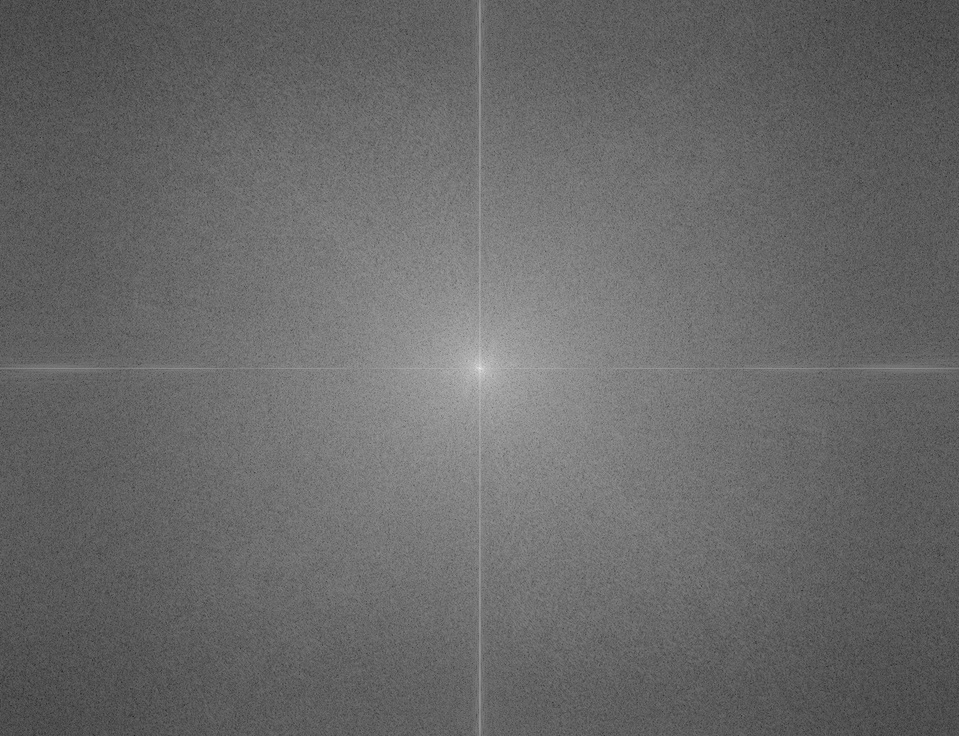
//> input picture Week10Ass1/原频谱.jpg, 959 x 736 px, shrunk from 1250 x 960 before the run, given in place of the camera
$ ./Canny   (built with g++ and OpenCV 4)
//> lines starting //> are read from the running program, lines starting //| are printed output that depends on the picture
#include <opencv2/opencv.hpp>
#include <iostream>

using namespace cv;
using namespace std;
int main()
{
	Mat frame,g_Mat, canny_temp,canny1,canny2;
	Mat grad_x, grad_y;
	VideoCapture cap;

	cap.open(0);
	if (!cap.isOpened()) { cout << "Open failed! Please check your camera or files!" << endl;return -1; }
	while (1)
	{
		bool rSucess = cap.read(frame);
//> frame is the input picture: 736 rows x 959 cols, CV_8UC3; min 27, max 238, mean 104.8
		if (!rSucess)
		{
			cout << "Frame can't be read" << std::endl;
			break;
		}
		else
		{
			cvtColor(frame, g_Mat, COLOR_BGR2GRAY);

			blur(g_Mat, canny_temp, Size(3, 3));
			Canny(canny_temp, canny1, 3, 9, 3);
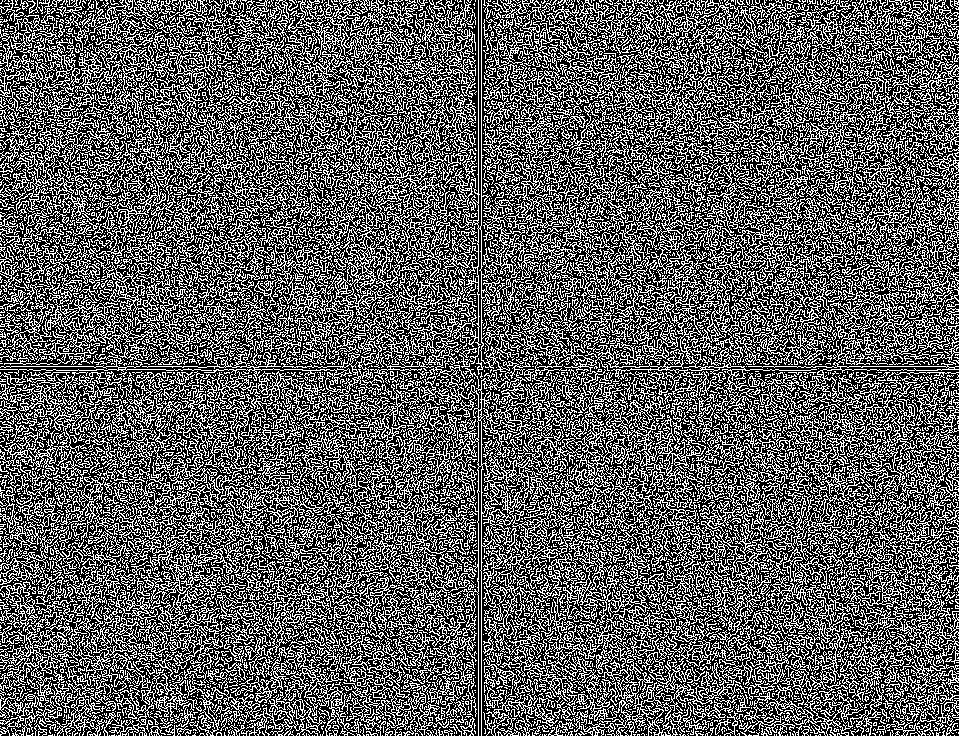
//> canny1: 736 rows x 959 cols, CV_8UC1; 37.1% white in thin lines or dots

			Sobel(g_Mat, grad_x, CV_16S, 1, 0, 3, 1, 1);
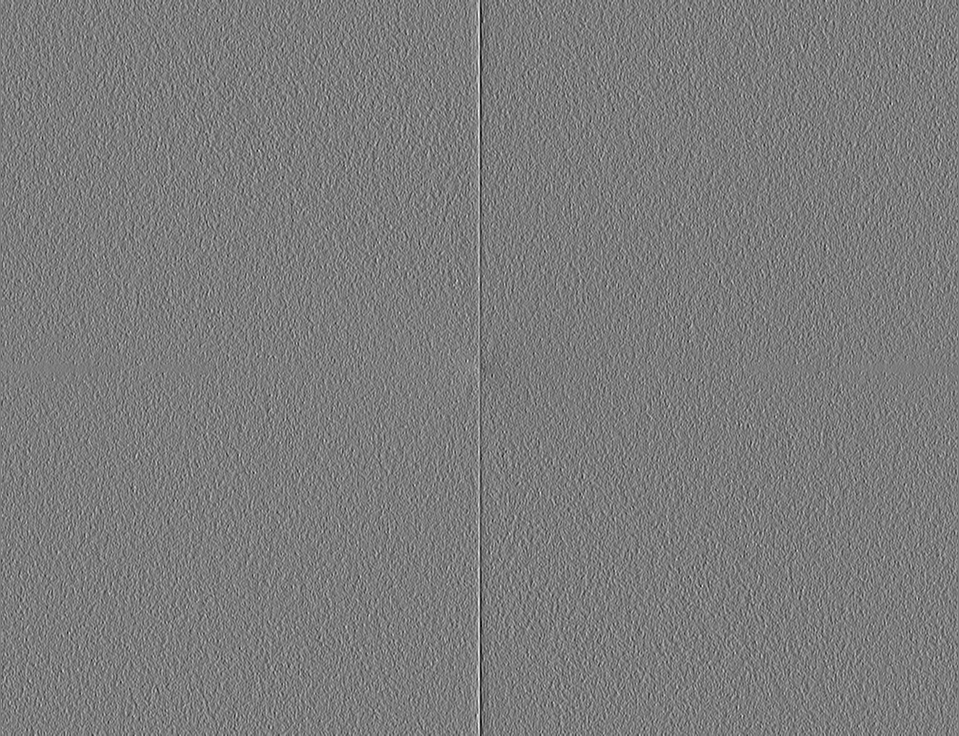
//> grad_x: 736 rows x 959 cols, CV_16SC1; min -178, max 188, mean 1; drawn with min black and max white
			Sobel(g_Mat, grad_y, CV_16S, 0, 1, 3, 1, 1);\
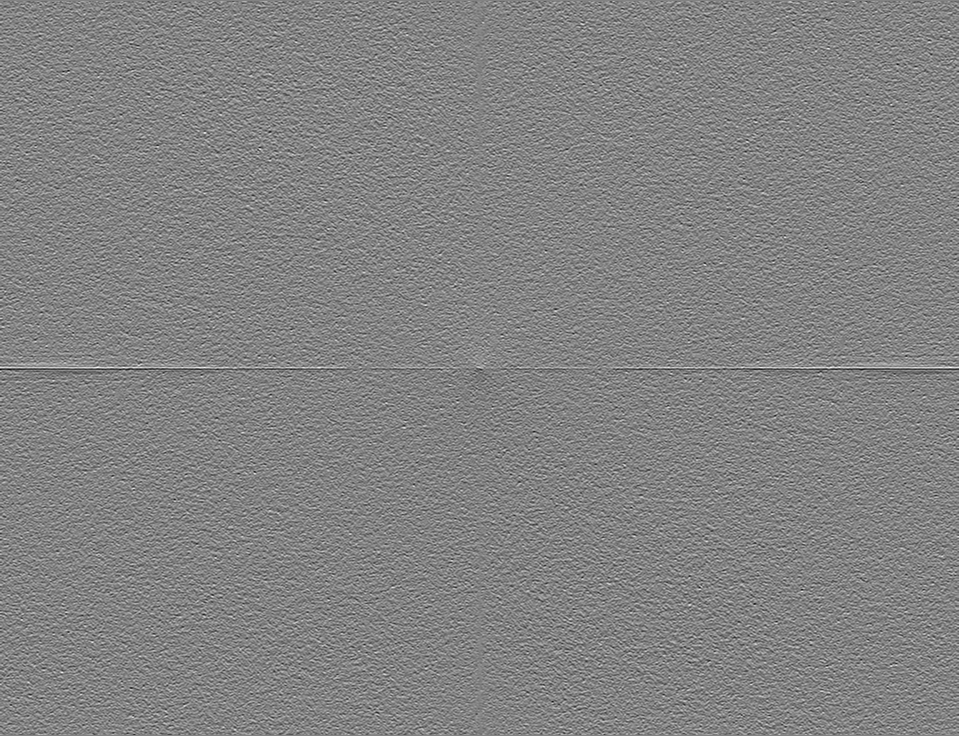
//> grad_y: 736 rows x 959 cols, CV_16SC1; min -171, max 164, mean 1; drawn with min black and max white

			Canny(grad_x, grad_y, canny2, 3, 9);
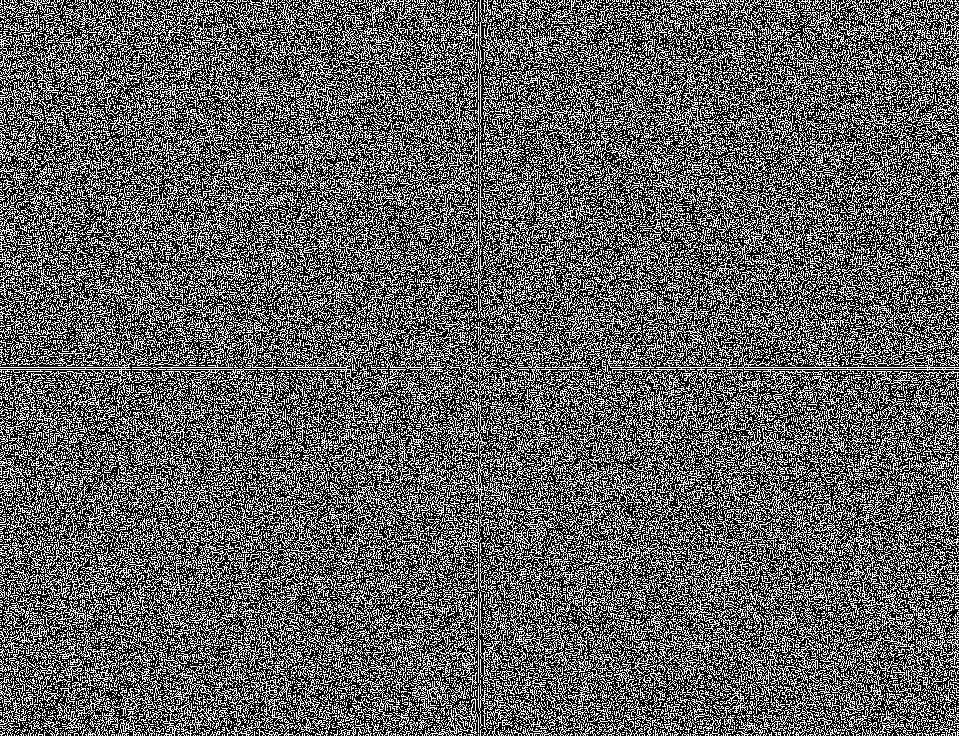
//> canny2: 736 rows x 959 cols, CV_8UC1; 37.2% white in thin lines or dots

			imshow("canny1 ", canny1);
			imshow("canny2 ", canny2);
		}
		if (waitKey(30) == 27) { destroyAllWindows();break; }
//> the Esc key is pressed
	}
	return 0;
}

$ run again, on Week10Ass1/处理后图片.jpg
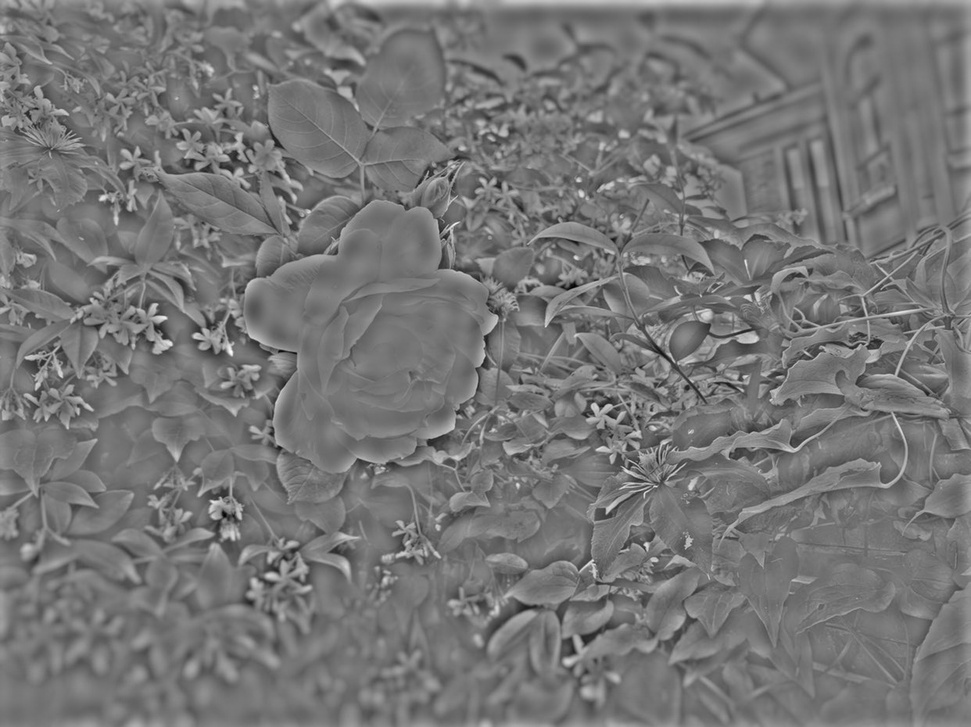
//> input picture Week10Ass1/处理后图片.jpg, 971 x 727 px, shrunk from 1242 x 930 before the run, given in place of the camera
//> frame is the input picture: 727 rows x 971 cols, CV_8UC3; min 0, max 253, mean 117.7
//> `Canny(canny_temp, canny1, 3, 9, 3);`:
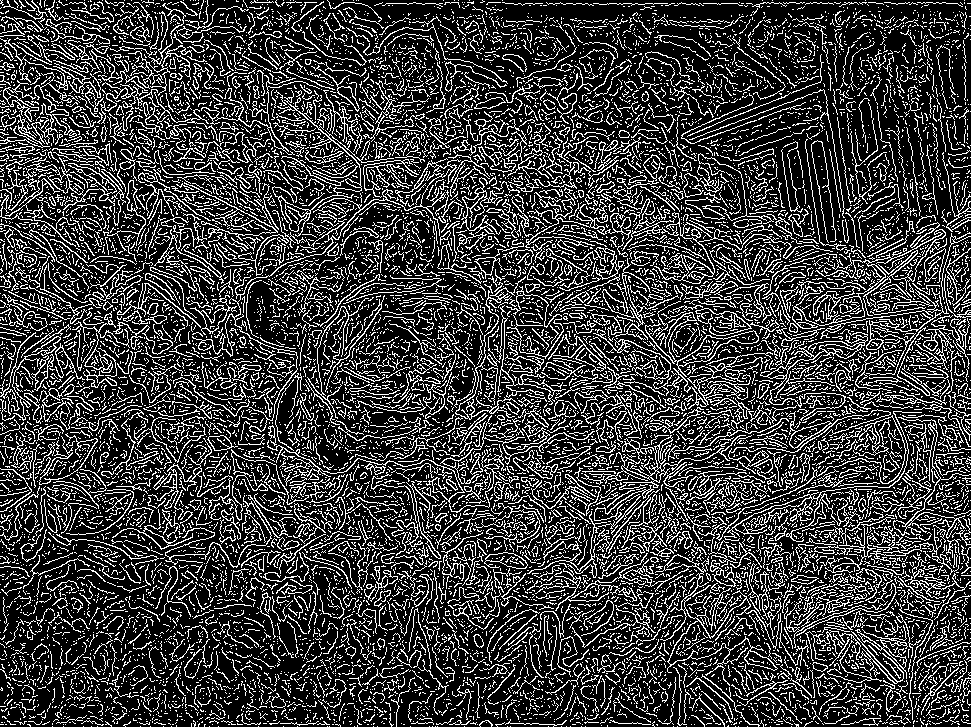
//> canny1: 727 rows x 971 cols, CV_8UC1; 23.4% white in thin lines or dots
//> `Canny(grad_x, grad_y, canny2, 3, 9);`:
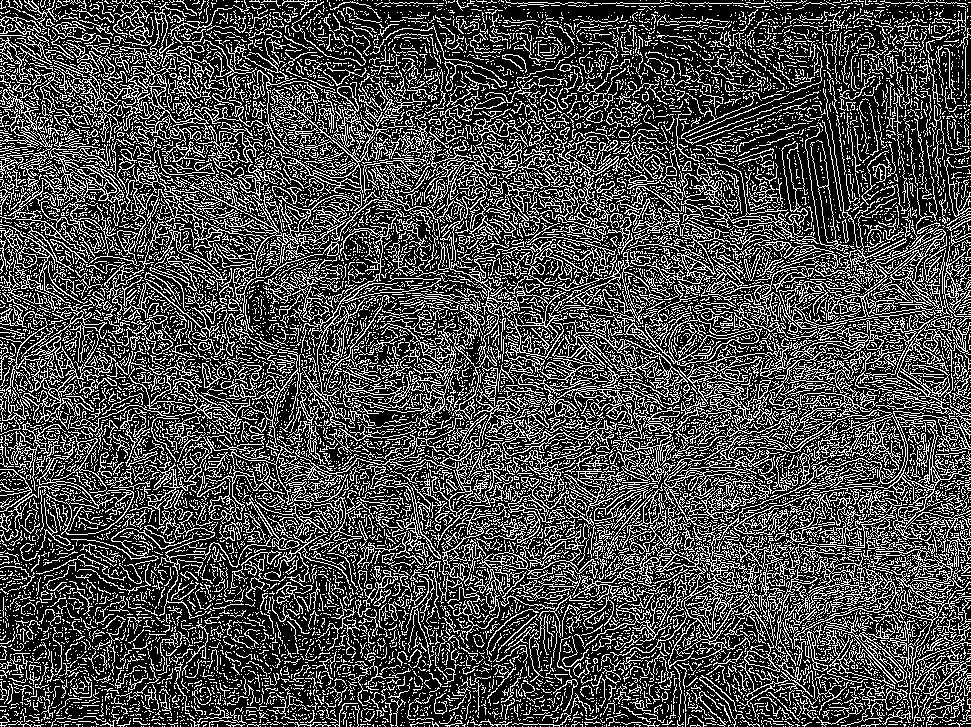
//> canny2: 727 rows x 971 cols, CV_8UC1; 29.1% white in thin lines or dots
